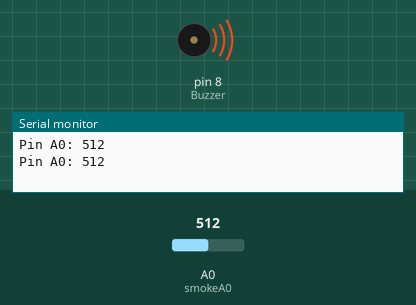
Simulated run of this sketch. Board: Arduino Mega 2560, built with avr-gcc and run on an emulated ATmega2560. Parts: buzzer (waves = sounding, pin HIGH), the last lines printed to the serial monitor. Inputs (shaded band) come from the test bench; at power-on: A0 (smokeA0) = 512.

Above: at 1.8 s.
1.9 s: A0 (smokeA0) set to 417
3.4 s: A0 (smokeA0) set to 390
At 4.6 s:
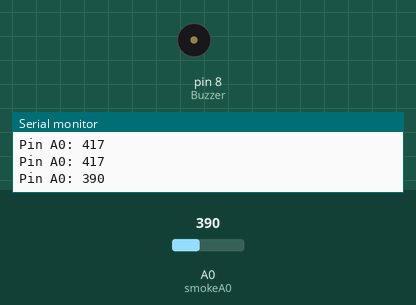
5.5 s: A0 (smokeA0) set to 410
At 6.5 s:
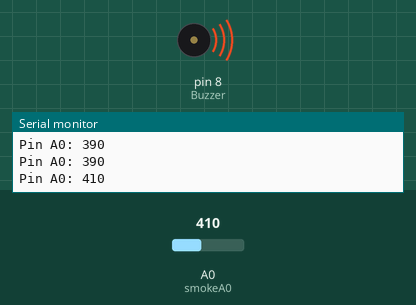
7.5 s: A0 (smokeA0) set to 306
At 8.5 s:
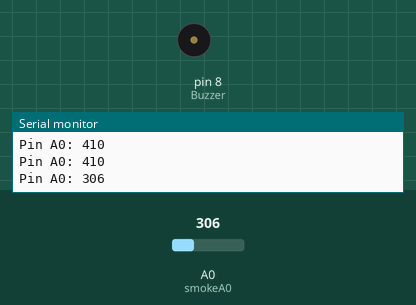
Timing chart, 0 to 10.5 s (numbered marks = the images above; inputs shaded):
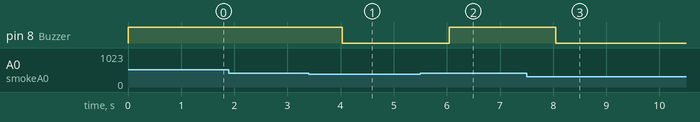

The sketch:

Arduino-Uno-Code.ino
```cpp
#include <SoftwareSerial.h>
#include <MQ2.h>
#include <Wire.h>


//I2C pins declaration
int smokeA0 = A0;
int Buzzer = 8;
int sensorThres = 400;
SoftwareSerial Serial1(10,11);//RX,TX


void setup(){
  Serial.begin(9600);
  Serial1.begin(9600);
  pinMode(Buzzer, OUTPUT);
  pinMode(smokeA0, INPUT);
}
void loop(){
 int analogSensor = analogRead(smokeA0);
  Serial.print("Pin A0: ");
  Serial.println(analogSensor);
  Serial1.println(analogSensor);
  //Serial1.println("Hello");
  // Checks if it has reached the threshold value
  if (analogSensor > sensorThres){
    digitalWrite(Buzzer, HIGH);
  } else {
    digitalWrite(Buzzer, LOW);
  }
  delay(1000);
}
```

Measured:
- the behaviour switches between 401 and 400 on A0 (smokeA0) (found by bisection; images 0 and 1)
- after the input at 3.4 s, pin 8 (Buzzer): HIGH → LOW after 0.63 s
- after the input at 5.5 s, pin 8 (Buzzer): LOW → HIGH after 0.54 s
- after the input at 7.5 s, pin 8 (Buzzer): HIGH → LOW after 0.55 s
